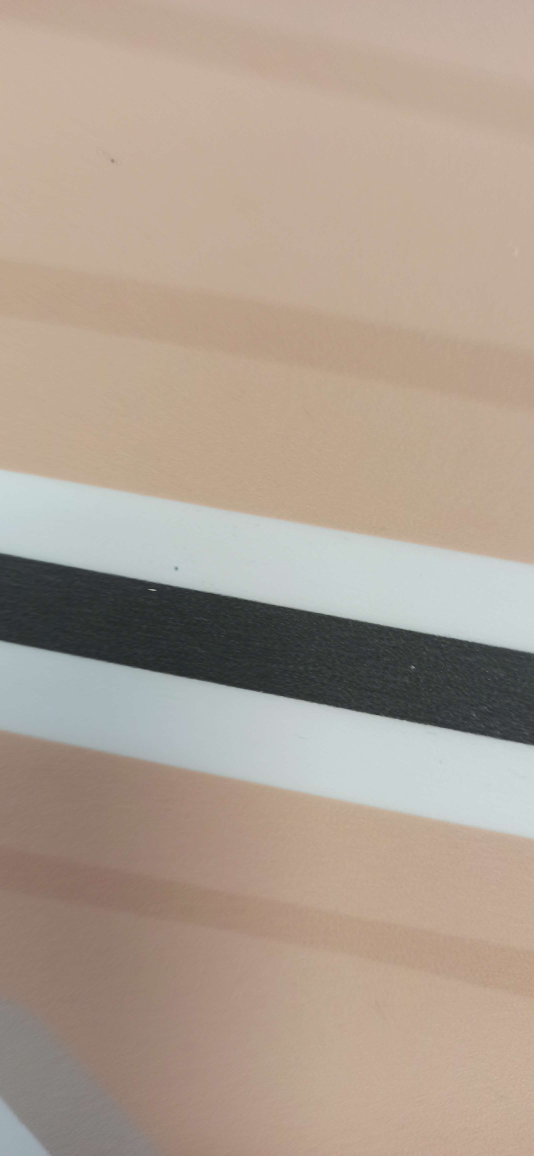
#> input picture robot/suiveur ligne/test.jpg, 2136 x 4624 px (shown at 1/4 size)
$ python suiveur-ligne.py
#> lines starting #> are read from the running program, lines starting #| are printed output that depends on the picture; after the words box and inside, x2 and y2 are one past the last pixel; in counts of white or black regions, pixels touching at a corner belong together
import cv2
import numpy as np
from matplotlib import pyplot as plt
import time
import asyncio

# fonction asynchrone pour suivre une ligne noire sur fond blanc

def followLine():
    # initialisation de la caméra
    #cap= cv2.VideoCapture(0)
    cap = cv2.imread('./test.jpg')
#> cap is the input picture: shape (4624, 2136, 3); mean B, G, R 145.2, 158.9, 174.1
    cap = cv2.resize(cap, (640, 480))
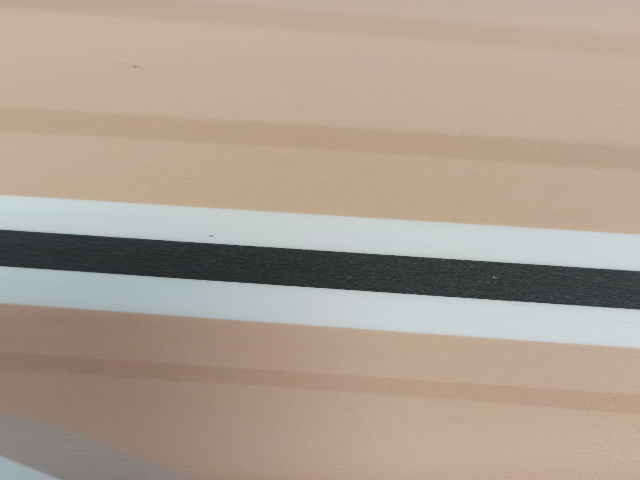
#> cap: shape (480, 640, 3); mean B, G, R 145.2, 158.9, 174.1
    gray = cv2.cvtColor(cap,cv2.COLOR_BGR2GRAY)
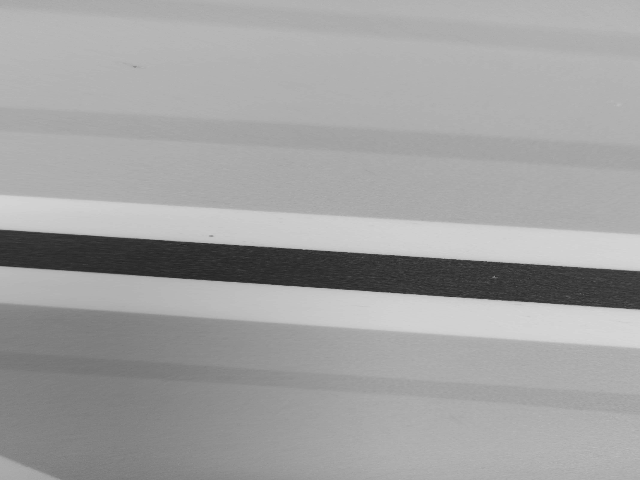
#> gray: shape (480, 640); min 35, max 215, mean 161.8

    kernel_size = 5
    blur_gray = cv2.GaussianBlur(gray,(kernel_size, kernel_size),0)

    low_threshold = 50
    high_threshold = 150
    edges = cv2.Canny(blur_gray, low_threshold, high_threshold)
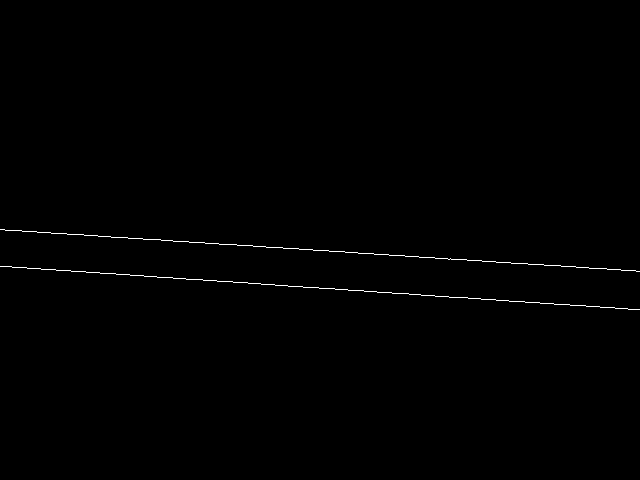
#> edges: shape (480, 640); 0.42% white in thin lines or dots, all inside (x1, y1, x2, y2) = (0, 229, 640, 310)

    rho = 1  # distance resolution in pixels of the Hough grid
    theta = np.pi / 180  # angular resolution in radians of the Hough grid
    threshold = 15  # minimum number of votes (intersections in Hough grid cell)
    min_line_length = 50  # minimum number of pixels making up a line
    max_line_gap = 20  # maximum gap in pixels between connectable line segments
    line_image = np.copy(cap) * 0  # creating a blank to draw lines on
#> line_image: shape (480, 640, 3); every value is 0

    # Run Hough on edge detected image
    # Output "lines" is an array containing endpoints of detected line segments
    lines = cv2.HoughLinesP(edges, rho, theta, threshold, np.array([]),
                        min_line_length, max_line_gap)
#> lines = [[0, 266, 525, 302], [11, 266, 634, 309], [0, 229, 267, 247], [234, 244, 591, 268], [560, 265, 639, 271], [187, 241, 255, 246], [526, 263, 594, 268]]

    #for line in lines:
    #    for x1,y1,x2,y2 in line:
    #        cv2.line(line_image,(x1,y1),(x2,y2),(255,0,0),5)

    sx1=0
    sx2=0
    sy1=0
    sy2=0
    #spritntf pour vider buffer
    for line in lines:
        for x1,y1,x2,y2 in line:
            sx1=sx1+x1
            sx2=sx2+x2
            sy1=sy1+y1
            sy2=sy2+y2
#> this loop made 7 passes
#> after the loop, sx1 = 1518; sx2 = 3505; sy1 = 1774; sy2 = 1911
    sx1=sx1/len(lines)
#> sx1 = 216.9
    sx2=sx2/len(lines)
#> sx2 = 500.7
    sy1=sy1/len(lines)
#> sy1 = 253.4
    sy2=sy2/len(lines)
#> sy2 = 273
    cv2.line(line_image,(int(sx1),int(sy1)),(int(sx2),int(sy2)),(255,0,0),5)
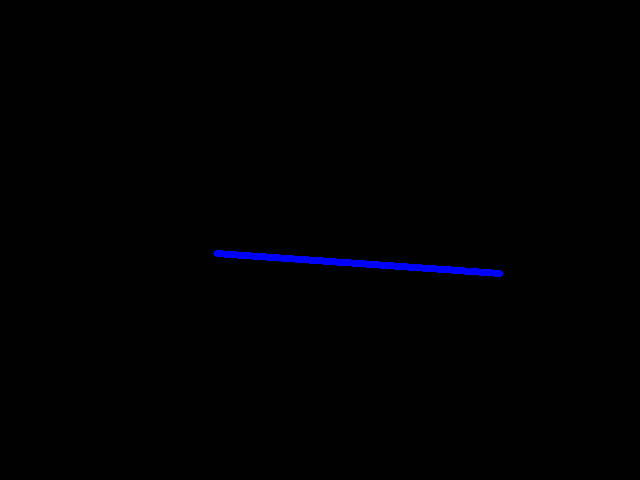
#> line_image: shape (480, 640, 3); mean B, G, R 1.7, 0, 0
    #cv2.line(line_image,(x1,y1),(x2,y2),(255,0,0),5)

    # Draw the lines on the  image
    lines_edges = cv2.addWeighted(cap, 0.8, line_image, 1, 0)
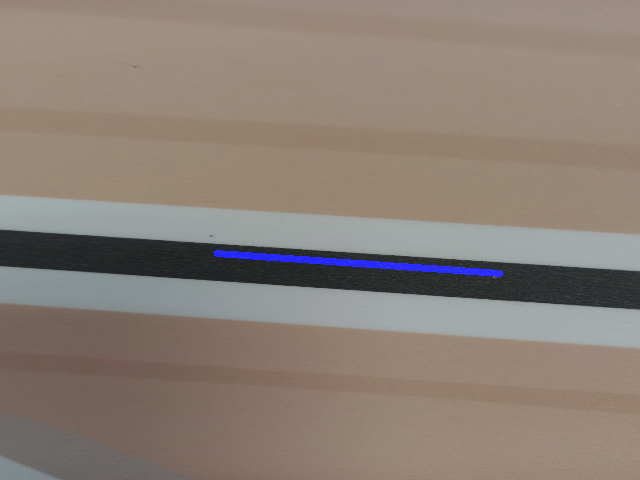
#> lines_edges: shape (480, 640, 3); mean B, G, R 117.5, 127.1, 139.3
    cv2.imshow('image',lines_edges)
    cv2.waitKey(0)

followLine()
